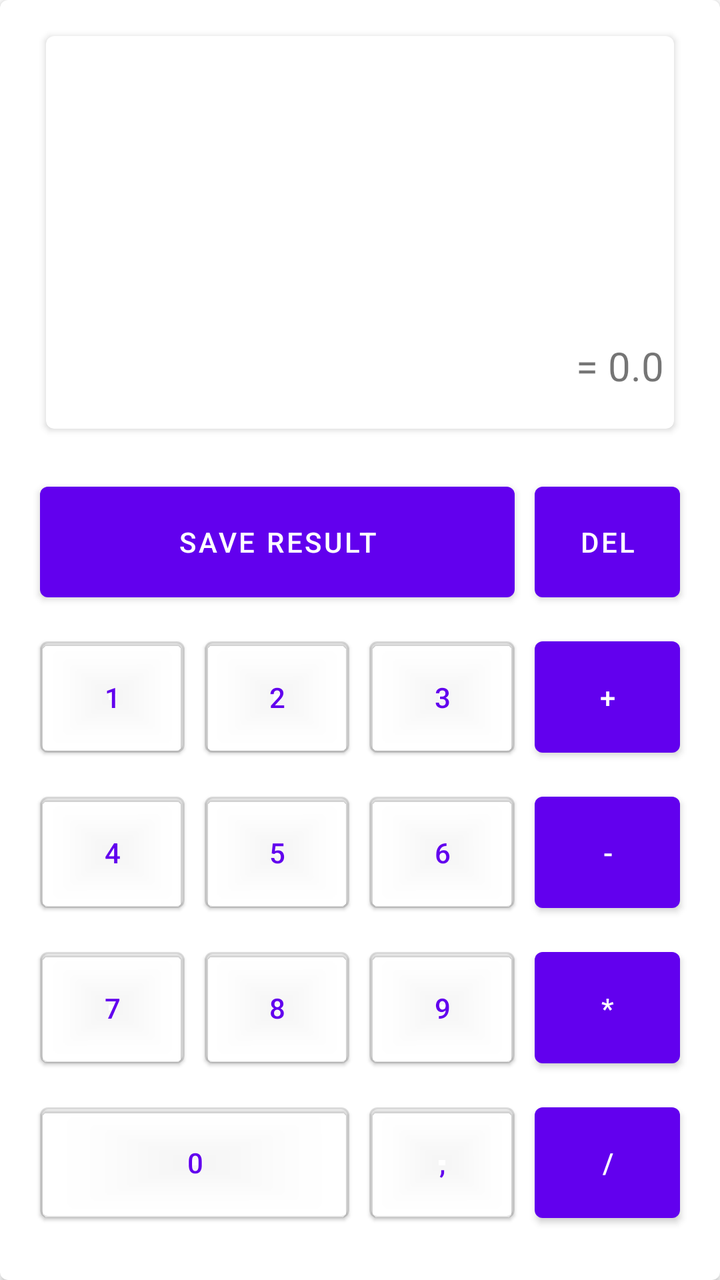
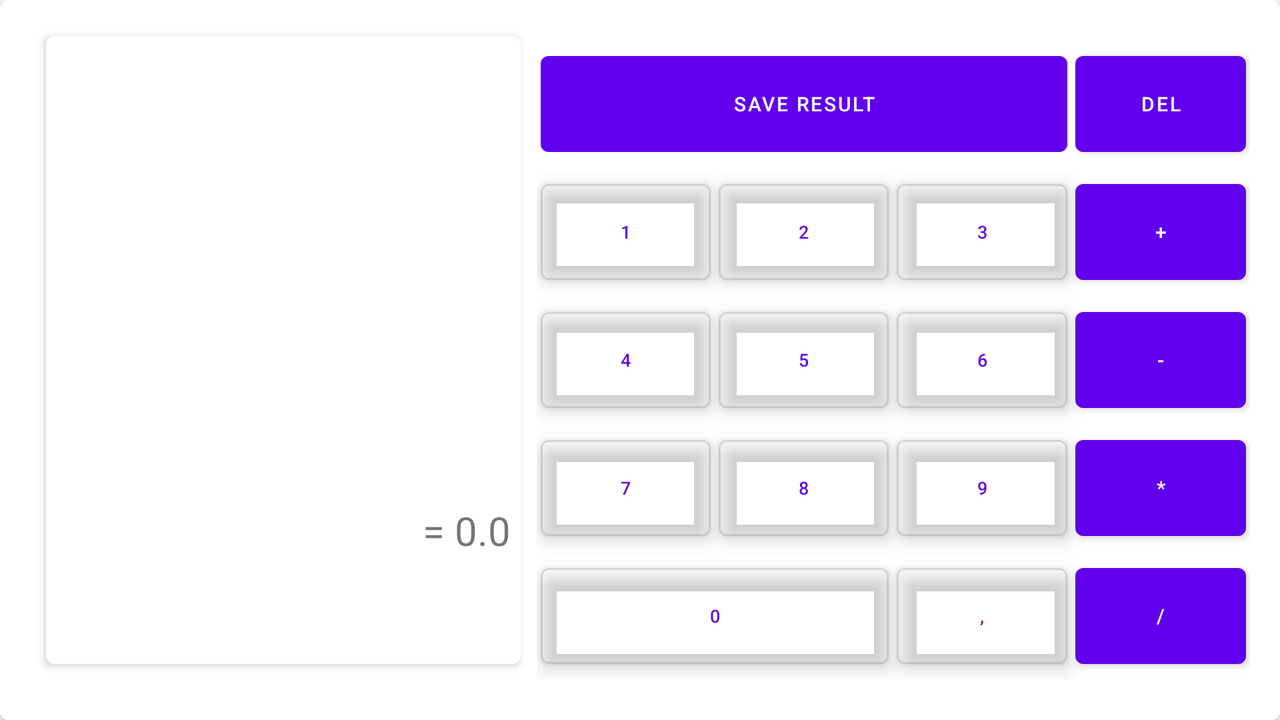

First picture: res/layout/ on a phone held upright. Second picture: the repository's own variant of that layout, on a device whose configuration matches the variant's folder. Source for both follows.
<!-- AndroidManifest.xml: application theme AppTheme -->
<!-- res/layout/fragment_home.xml -->
<?xml version="1.0" encoding="utf-8"?>
<androidx.constraintlayout.widget.ConstraintLayout
    xmlns:android="http://schemas.android.com/apk/res/android"
    xmlns:app="http://schemas.android.com/apk/res-auto"
    android:layout_width="match_parent"
    android:layout_height="match_parent">

    
    
    
    
    
    
    
    
    
    
    
    

    <com.google.android.material.card.MaterialCardView
        android:id="@+id/MDCV0"
        android:layout_width="match_parent"
        android:layout_height="match_parent"
        android:layout_marginHorizontal="@dimen/activity_horizontal_margin"
        android:layout_marginVertical="@dimen/activity_vertical_margin"
        app:cardElevation="@dimen/cardview_default_elevation">

        <LinearLayout
            android:id="@+id/LL"
            android:layout_width="match_parent"
            android:layout_height="match_parent"
            android:layout_marginHorizontal="15dp"
            android:layout_marginTop="10dp"
            android:layout_marginBottom="20dp"
            android:orientation="vertical">


            <com.google.android.material.card.MaterialCardView
                android:id="@+id/MDCV"
                android:layout_width="match_parent"
                android:layout_height="wrap_content"
                android:layout_margin="@dimen/mtrl_card_spacing"
                android:layout_weight="15"
                app:cardElevation="@dimen/cardview_default_elevation">


                <LinearLayout
                    android:id="@+id/LL2"
                    android:layout_width="match_parent"
                    android:layout_height="match_parent"
                    android:orientation="vertical">

                    <TextView
                        android:id="@+id/home_editText_expression"
                        android:layout_width="match_parent"
                        android:layout_height="wrap_content"
                        android:layout_margin="5dp"
                        android:layout_weight="70"
                        android:gravity="right"
                        android:lines="2"
                        android:text=""
                        android:textSize="40sp" />

                    <TextView
                        android:id="@+id/home_editText_result"
                        android:layout_width="match_parent"
                        android:layout_height="wrap_content"
                        android:layout_marginHorizontal="5dp"
                        android:layout_weight="30"
                        android:gravity="right"
                        android:maxLines="1"
                        android:text="= 0.0"
                        android:textSize="20sp" />
                </LinearLayout>

            </com.google.android.material.card.MaterialCardView>

            <GridLayout
                android:id="@+id/gridLayout"
                android:layout_width="match_parent"
                android:layout_height="wrap_content"
                android:layout_marginTop="10dp"
                android:layout_weight="85"
                android:clipToPadding="false"
                android:columnCount="4"
                android:rowCount="5">


                <com.google.android.material.button.MaterialButton
                    android:id="@+id/home_button_save"
                    style="@style/ActionKeysStyle"
                    android:layout_rowWeight="1"
                    android:layout_columnSpan="3"
                    android:layout_columnWeight="1"
                    android:layout_gravity="fill"
                    android:text="@string/save_result_button" />

                <com.google.android.material.button.MaterialButton
                    android:id="@+id/home_button_del"
                    style="@style/ActionKeysStyle"
                    android:layout_rowWeight="1"
                    android:layout_columnWeight="1"
                    android:layout_gravity="fill"
                    android:text="Del" />

                <com.google.android.material.button.MaterialButton
                    android:id="@+id/home_button_1"
                    style="@style/NumKeysStyle"
                    android:layout_rowWeight="1"
                    android:layout_columnWeight="1"
                    android:layout_gravity="fill"
                    android:text="1" />

                <com.google.android.material.button.MaterialButton
                    android:id="@+id/home_button_2"
                    style="@style/NumKeysStyle"
                    android:layout_rowWeight="1"
                    android:layout_columnWeight="1"
                    android:layout_gravity="fill"
                    android:text="2" />

                <com.google.android.material.button.MaterialButton
                    android:id="@+id/home_button_3"
                    style="@style/NumKeysStyle"
                    android:layout_rowWeight="1"
                    android:layout_columnWeight="1"
                    android:layout_gravity="fill"
                    android:text="3" />

                <com.google.android.material.button.MaterialButton
                    android:id="@+id/home_button_plus"
                    style="@style/ActionKeysStyle"
                    android:layout_rowWeight="1"
                    android:layout_columnWeight="1"
                    android:layout_gravity="fill"
                    android:text="+" />

                <com.google.android.material.button.MaterialButton
                    android:id="@+id/home_button_4"
                    style="@style/NumKeysStyle"
                    android:layout_rowWeight="1"
                    android:layout_columnWeight="1"
                    android:layout_gravity="fill"
                    android:text="4" />

                <com.google.android.material.button.MaterialButton
                    android:id="@+id/home_button_5"
                    style="@style/NumKeysStyle"
                    android:layout_rowWeight="1"
                    android:layout_columnWeight="1"
                    android:layout_gravity="fill"
                    android:text="5" />

                <com.google.android.material.button.MaterialButton
                    android:id="@+id/home_button_6"
                    style="@style/NumKeysStyle"
                    android:layout_rowWeight="1"
                    android:layout_columnWeight="1"
                    android:layout_gravity="fill"
                    android:text="6" />

                <com.google.android.material.button.MaterialButton
                    android:id="@+id/home_button_minus"
                    style="@style/ActionKeysStyle"
                    android:layout_rowWeight="1"
                    android:layout_columnWeight="1"
                    android:layout_gravity="fill"
                    android:text="-" />

                <com.google.android.material.button.MaterialButton
                    android:id="@+id/home_button_7"
                    style="@style/NumKeysStyle"
                    android:layout_rowWeight="1"
                    android:layout_columnWeight="1"
                    android:layout_gravity="fill"
                    android:text="7" />

                <com.google.android.material.button.MaterialButton
                    android:id="@+id/home_button_8"
                    style="@style/NumKeysStyle"
                    android:layout_rowWeight="1"
                    android:layout_columnWeight="1"
                    android:layout_gravity="fill"
                    android:text="8" />

                <com.google.android.material.button.MaterialButton
                    android:id="@+id/home_button_9"
                    style="@style/NumKeysStyle"
                    android:layout_rowWeight="1"
                    android:layout_columnWeight="1"
                    android:layout_gravity="fill"
                    android:text="9" />

                <com.google.android.material.button.MaterialButton
                    android:id="@+id/home_button_mul"
                    style="@style/ActionKeysStyle"
                    android:layout_rowWeight="1"
                    android:layout_columnWeight="1"
                    android:layout_gravity="fill"
                    android:text="*" />

                <com.google.android.material.button.MaterialButton
                    android:id="@+id/home_button_0"
                    style="@style/NumKeysStyle"
                    android:layout_rowWeight="1"
                    android:layout_columnSpan="2"
                    android:layout_columnWeight="1"
                    android:layout_gravity="fill"
                    android:text="0" />

                <com.google.android.material.button.MaterialButton
                    android:id="@+id/home_button_dot"
                    style="@style/NumKeysStyle"
                    android:layout_columnWeight="1"
                    android:layout_gravity="fill"
                    android:text="," />

                <com.google.android.material.button.MaterialButton
                    android:id="@+id/home_button_div"
                    style="@style/ActionKeysStyle"
                    android:layout_columnWeight="1"
                    android:layout_gravity="fill"
                    android:text="/" />

            </GridLayout>


        </LinearLayout>

    </com.google.android.material.card.MaterialCardView>

</androidx.constraintlayout.widget.ConstraintLayout>
<!-- resources referenced by this layout -->
<resources>
  <string name="save_result_button">Save result</string>
  <style name="ActionKeysStyle" parent="Widget.MaterialComponents.Button">
          <item name="android:layout_width">0dp</item>
          <item name="android:layout_height">0dp</item>
          <item name="android:layout_margin">5dp</item>
          <item name="android:elevation">2dp</item>
      </style>
  <style name="NumKeysStyle" parent="Widget.MaterialComponents.Button.OutlinedButton">
          <item name="android:layout_width">0dp</item>
          <item name="android:layout_height">0dp</item>
          <item name="android:layout_margin">5dp</item>
          <item name="android:elevation">1dp</item>
      </style>
  <style name="AppTheme" parent="Theme.MaterialComponents.Light.NoActionBar">
                  <item name="colorPrimary">@color/colorPrimary</item>
                  <item name="colorPrimaryDark">@color/colorPrimaryDark</item>
                  <item name="colorAccent">@color/colorAccent</item>
      </style>
</resources>
<!-- res/layout-land/fragment_home.xml (the repository's variant of the layout above) -->
<!-- drawn on the phone turned sideways -->
<?xml version="1.0" encoding="utf-8"?>
<androidx.constraintlayout.widget.ConstraintLayout xmlns:android="http://schemas.android.com/apk/res/android"
    xmlns:app="http://schemas.android.com/apk/res-auto"
    android:layout_width="match_parent"

    android:layout_height="match_parent">

    
    
    
    
    
    
    
    
    
    
    
    

    <com.google.android.material.card.MaterialCardView
        android:id="@+id/MDCV0"
        android:layout_width="match_parent"
        android:layout_height="match_parent"
        android:layout_marginHorizontal="@dimen/activity_horizontal_margin"
        android:layout_marginVertical="@dimen/activity_vertical_margin"
        app:cardElevation="@dimen/cardview_default_elevation"
        app:layout_constraintBottom_toTopOf="parent"
        app:layout_constraintEnd_toStartOf="parent"
        app:layout_constraintStart_toStartOf="parent"
        app:layout_constraintTop_toTopOf="parent">

        <LinearLayout
            android:id="@+id/LL"
            android:layout_width="match_parent"
            android:layout_height="match_parent"
            android:layout_marginHorizontal="15dp"
            android:layout_marginTop="10dp"
            android:layout_marginBottom="20dp"
            android:orientation="horizontal">


            <com.google.android.material.card.MaterialCardView
                android:id="@+id/MDCV"
                android:layout_width="0dp"
                android:layout_height="match_parent"
                android:layout_margin="@dimen/mtrl_card_spacing"
                android:layout_weight="40"
                app:cardElevation="@dimen/cardview_default_elevation">


                <LinearLayout
                    android:id="@+id/LL2"
                    android:layout_width="match_parent"
                    android:layout_height="match_parent"
                    android:orientation="vertical">

                    <TextView
                        android:id="@+id/home_editText_expression"
                        android:layout_width="match_parent"
                        android:layout_height="wrap_content"
                        android:layout_margin="5dp"
                        android:layout_weight="70"
                        android:gravity="right"
                        android:lines="2"
                        android:text=""
                        android:textSize="40sp" />

                    <TextView
                        android:id="@+id/home_editText_result"
                        android:layout_width="match_parent"
                        android:layout_height="wrap_content"
                        android:layout_marginHorizontal="5dp"
                        android:layout_weight="30"
                        android:gravity="right"
                        android:maxLines="1"
                        android:text="= 0.0"
                        android:textSize="20sp" />
                </LinearLayout>

            </com.google.android.material.card.MaterialCardView>

            <GridLayout
                android:id="@+id/gridLayout"
                android:layout_width="0dp"
                android:layout_height="match_parent"
                android:layout_marginTop="10dp"
                android:layout_weight="60"
                android:clipToPadding="false"
                android:columnCount="4"
                android:rowCount="5">


                <com.google.android.material.button.MaterialButton
                    android:id="@+id/home_button_save"
                    style="@style/ActionKeysStyleHor"
                    android:layout_rowWeight="1"
                    android:layout_columnSpan="3"
                    android:layout_columnWeight="1"
                    android:layout_gravity="fill"
                    android:text="@string/save_result_button"
                    />

                <com.google.android.material.button.MaterialButton
                    android:id="@+id/home_button_del"
                    style="@style/ActionKeysStyleHor"
                    android:layout_rowWeight="1"
                    android:layout_columnWeight="1"
                    android:layout_gravity="fill"
                    android:text="Del" />

                <com.google.android.material.button.MaterialButton
                    android:id="@+id/home_button_1"
                    style="@style/NumKeysStyleHor"
                    android:layout_rowWeight="1"
                    android:layout_columnWeight="1"
                    android:layout_gravity="fill"
                    android:text="1" />

                <com.google.android.material.button.MaterialButton
                    android:id="@+id/home_button_2"
                    style="@style/NumKeysStyleHor"
                    android:layout_rowWeight="1"
                    android:layout_columnWeight="1"
                    android:layout_gravity="fill"
                    android:text="2" />

                <com.google.android.material.button.MaterialButton
                    android:id="@+id/home_button_3"
                    style="@style/NumKeysStyleHor"
                    android:layout_rowWeight="1"
                    android:layout_columnWeight="1"
                    android:layout_gravity="fill"
                    android:text="3" />

                <com.google.android.material.button.MaterialButton
                    android:id="@+id/home_button_plus"
                    style="@style/ActionKeysStyleHor"
                    android:layout_rowWeight="1"
                    android:layout_columnWeight="1"
                    android:layout_gravity="fill"
                    android:text="+" />

                <com.google.android.material.button.MaterialButton
                    android:id="@+id/home_button_4"
                    style="@style/NumKeysStyleHor"
                    android:layout_rowWeight="1"
                    android:layout_columnWeight="1"
                    android:layout_gravity="fill"
                    android:text="4" />

                <com.google.android.material.button.MaterialButton
                    android:id="@+id/home_button_5"
                    style="@style/NumKeysStyleHor"
                    android:layout_rowWeight="1"
                    android:layout_columnWeight="1"
                    android:layout_gravity="fill"
                    android:text="5" />

                <com.google.android.material.button.MaterialButton
                    android:id="@+id/home_button_6"
                    style="@style/NumKeysStyleHor"
                    android:layout_rowWeight="1"
                    android:layout_columnWeight="1"
                    android:layout_gravity="fill"
                    android:text="6" />

                <com.google.android.material.button.MaterialButton
                    android:id="@+id/home_button_minus"
                    style="@style/ActionKeysStyleHor"
                    android:layout_rowWeight="1"
                    android:layout_columnWeight="1"
                    android:layout_gravity="fill"
                    android:text="-" />

                <com.google.android.material.button.MaterialButton
                    android:id="@+id/home_button_7"
                    style="@style/NumKeysStyleHor"
                    android:layout_rowWeight="1"
                    android:layout_columnWeight="1"
                    android:layout_gravity="fill"
                    android:text="7" />

                <com.google.android.material.button.MaterialButton
                    android:id="@+id/home_button_8"
                    style="@style/NumKeysStyleHor"
                    android:layout_rowWeight="1"
                    android:layout_columnWeight="1"
                    android:layout_gravity="fill"
                    android:text="8" />

                <com.google.android.material.button.MaterialButton
                    android:id="@+id/home_button_9"
                    style="@style/NumKeysStyleHor"
                    android:layout_rowWeight="1"
                    android:layout_columnWeight="1"
                    android:layout_gravity="fill"
                    android:text="9" />

                <com.google.android.material.button.MaterialButton
                    android:id="@+id/home_button_mul"
                    style="@style/ActionKeysStyleHor"
                    android:layout_rowWeight="1"
                    android:layout_columnWeight="1"
                    android:layout_gravity="fill"
                    android:text="*" />

                <com.google.android.material.button.MaterialButton
                    android:id="@+id/home_button_0"
                    style="@style/NumKeysStyleHor"
                    android:layout_rowWeight="1"
                    android:layout_columnSpan="2"
                    android:layout_columnWeight="1"
                    android:layout_gravity="fill"
                    android:text="0" />

                <com.google.android.material.button.MaterialButton
                    android:id="@+id/home_button_dot"
                    style="@style/NumKeysStyleHor"
                    android:layout_columnWeight="1"
                    android:layout_gravity="fill"
                    android:text="," />

                <com.google.android.material.button.MaterialButton
                    android:id="@+id/home_button_div"
                    style="@style/ActionKeysStyleHor"
                    android:layout_columnWeight="1"
                    android:layout_gravity="fill"
                    android:text="/" />

            </GridLayout>


        </LinearLayout>

    </com.google.android.material.card.MaterialCardView>

</androidx.constraintlayout.widget.ConstraintLayout>
<!-- resources referenced by the variant -->
<!-- as the phone turned sideways resolves them -->
<resources>
  <string name="save_result_button">Save result</string>
  <style name="ActionKeysStyleHor" parent="Widget.MaterialComponents.Button">
          <item name="android:layout_width">0dp</item>
          <item name="android:layout_height">0dp</item>
          <item name="android:layout_margin">2dp</item>
          <item name="android:elevation">5dp</item>
          <item name="android:textSize">10sp</item>
      </style>
  <style name="NumKeysStyleHor" parent="Widget.MaterialComponents.Button.OutlinedButton">
          <item name="android:layout_width">0dp</item>
          <item name="android:layout_height">0dp</item>
          <item name="android:layout_margin">2dp</item>
          <item name="android:elevation">5dp</item>
          <item name="android:textSize">9sp</item>
      </style>
  <style name="AppTheme" parent="Theme.MaterialComponents.Light.NoActionBar">
                  <item name="colorPrimary">@color/colorPrimary</item>
                  <item name="colorPrimaryDark">@color/colorPrimaryDark</item>
                  <item name="colorAccent">@color/colorAccent</item>
      </style>
</resources>
